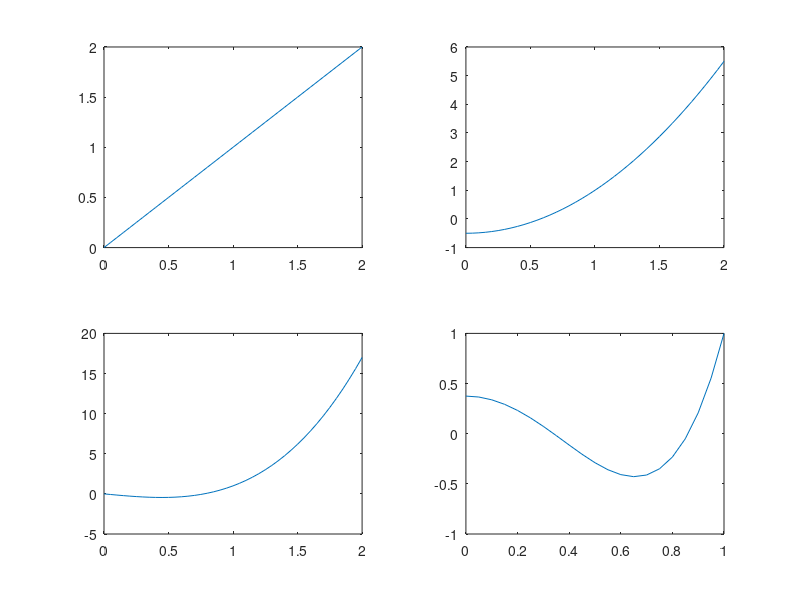

Write the MATLAB code that produced this figure.

x=0: 0.05 : 2;
l1=x;
subplot(2, 2, 1)
plot(x,l1)

x= 0: 0.05 : 2;
l2 = 3/2*x.^2-1/2;
subplot(2,2,2)
plot(x,l2)

x=0: 0.05 :2;
l3=5/2*x.^3-3/2*x;
subplot(2,2,3)
plot(x,l3)

x=0: 0.05: 1;
l4=35/8*x.^4-15/4*x.^2+3/8;
subplot(2,2,4)
plot(x,l4)




